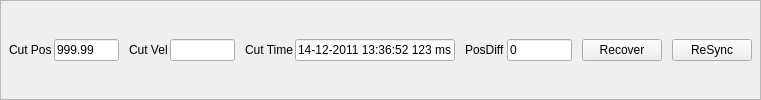
       <widget class="QFrame" name="frameFooter">
        <property name="frameShape">
         <enum>QFrame::Shape::StyledPanel</enum>
        </property>
        <layout class="QHBoxLayout" name="layoutBottom" stretch="0,0,0,0,0,0">
         <property name="spacing">
          <number>10</number>
         </property>
         <property name="leftMargin">
          <number>8</number>
         </property>
         <property name="topMargin">
          <number>6</number>
         </property>
         <property name="rightMargin">
          <number>8</number>
         </property>
         <property name="bottomMargin">
          <number>6</number>
         </property>
         <item>
          <layout class="QHBoxLayout" name="horizontalLayout_7">
           <property name="spacing">
            <number>2</number>
           </property>
           <item>
            <widget class="QLabel" name="lblCutPos">
             <property name="text">
              <string>Cut Pos</string>
             </property>
             <property name="role" stdset="0">
              <string>headerSmall</string>
             </property>
            </widget>
           </item>
           <item>
            <widget class="QLineEdit" name="txtCutPos">
             <property name="minimumSize">
              <size>
               <width>65</width>
               <height>0</height>
              </size>
             </property>
             <property name="maximumSize">
              <size>
               <width>65</width>
               <height>16777215</height>
              </size>
             </property>
             <property name="text">
              <string>999.99</string>
             </property>
             <property name="readOnly">
              <bool>true</bool>
             </property>
            </widget>
           </item>
          </layout>
         </item>
         <item>
          <layout class="QHBoxLayout" name="horizontalLayout_4">
           <property name="spacing">
            <number>2</number>
           </property>
           <item>
            <widget class="QLabel" name="lblCutVel">
             <property name="text">
              <string>Cut Vel</string>
             </property>
             <property name="role" stdset="0">
              <string>headerSmall</string>
             </property>
            </widget>
           </item>
           <item>
            <widget class="QLineEdit" name="txtCutVel">
             <property name="minimumSize">
              <size>
               <width>65</width>
               <height>0</height>
              </size>
             </property>
             <property name="maximumSize">
              <size>
               <width>65</width>
               <height>16777215</height>
              </size>
             </property>
             <property name="text">
              <string/>
             </property>
             <property name="readOnly">
              <bool>true</bool>
             </property>
            </widget>
           </item>
          </layout>
         </item>
         <item>
          <layout class="QHBoxLayout" name="horizontalLayout_5">
           <property name="spacing">
            <number>2</number>
           </property>
           <item>
            <widget class="QLabel" name="lblCutTime">
             <property name="text">
              <string>Cut Time</string>
             </property>
             <property name="role" stdset="0">
              <string>headerSmall</string>
             </property>
            </widget>
           </item>
           <item>
            <widget class="QLineEdit" name="txtCutTime">
             <property name="minimumSize">
              <size>
               <width>160</width>
               <height>0</height>
              </size>
             </property>
             <property name="maximumSize">
              <size>
               <width>160</width>
               <height>16777215</height>
              </size>
             </property>
             <property name="text">
              <string>14-12-2011 13:36:52 123 ms</string>
             </property>
             <property name="readOnly">
              <bool>true</bool>
             </property>
            </widget>
           </item>
          </layout>
         </item>
         <item>
          <layout class="QHBoxLayout" name="horizontalLayout_6">
           <property name="spacing">
            <number>2</number>
           </property>
           <item>
            <widget class="QLabel" name="lblPosDiff">
             <property name="text">
              <string>PosDiff</string>
             </property>
             <property name="role" stdset="0">
              <string>headerSmall</string>
             </property>
            </widget>
           </item>
           <item>
            <widget class="QLineEdit" name="txtPosdiff">
             <property name="minimumSize">
              <size>
               <width>65</width>
               <height>0</height>
              </size>
             </property>
             <property name="maximumSize">
              <size>
               <width>65</width>
               <height>16777215</height>
              </size>
             </property>
             <property name="text">
              <string>0</string>
             </property>
             <property name="readOnly">
              <bool>true</bool>
             </property>
            </widget>
           </item>
          </layout>
         </item>
         <item>
          <widget class="QPushButton" name="btnRecover">
           <property name="text">
            <string>Recover</string>
           </property>
          </widget>
         </item>
         <item>
          <widget class="QPushButton" name="btnReSync">
           <property name="text">
            <string>ReSync</string>
           </property>
          </widget>
         </item>
        </layout>
       </widget>
